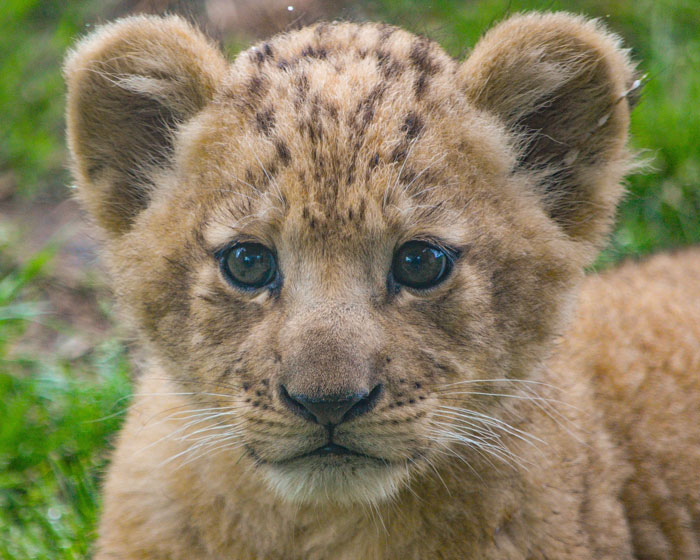
%> input picture Image Processing With Matlab/0005-Neighborhood-Processing/_image/cub.jpg, 700 x 560 px
$ octave exm_009_region_of_interest_filter.m   (GNU Octave 9; MATLAB toolbox functions it lacks are replaced by stand-ins)
%> lines starting %> are read from the running program, lines starting %| are printed output that depends on the picture; in (x1, y1, x2, y2) boxes, pixels count from 0 and x2, y2 are one past the last pixel; in counts of white or black regions, pixels touching at a corner belong together; the program's own positions count from 1
%%
im = rgb2gray(imread('_image/cub.jpg'));
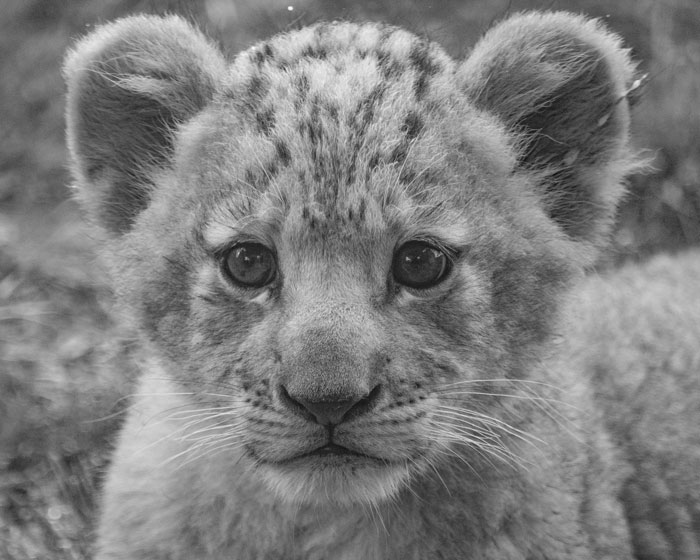
%> im: size 560x700 uint8; min 9, max 252, mean 126.5
%imshow(im), impixelinfo;

%% Make the polygon(region)
x = [342 200 201 254 415 507 535 397];
y = [161 234 365 492 492 394 263 174];

roi = roipoly(im, y, x);
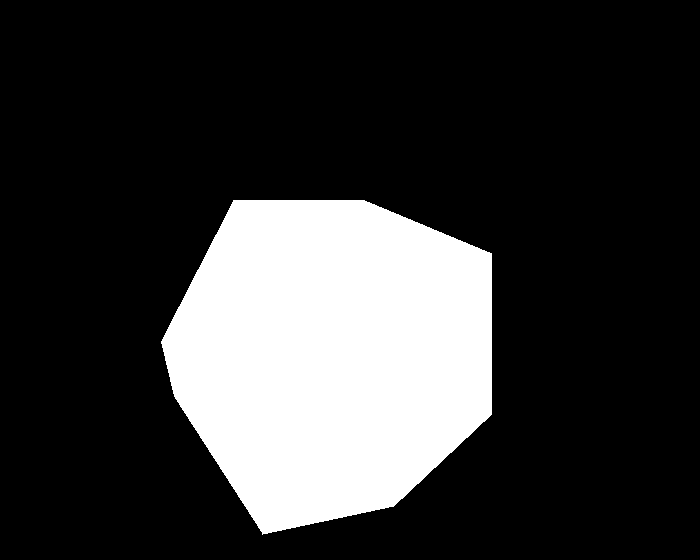
%> roi: size 560x700 logical; 21.6% white; 1 white region, box (x1, y1, x2, y2) and area: (161, 200, 492, 535) 84768

%% Sharp the region
I = [0 0 0; 0 1 0; 0 0 0];
f = fspecial('average');
m = 3*I - 2*f;

im1 = roifilt2(m, im, roi);

figure,
subplot(1, 2, 1), imshow(im);
subplot(1, 2, 2), imshow(im1);
title('Sharping Region');

%% Unsharping the region
im1 = roifilt2(fspecial('unsharp'), im, roi);

figure,
subplot(1, 2, 1), imshow(im);
subplot(1, 2, 2), imshow(im1);
title('Unsharping Region');

%% Blur the region
im1 = roifilt2(fspecial('average', 15), im, roi);

figure,
subplot(1, 2, 1), imshow(im);
subplot(1, 2, 2), imshow(im1);
title('Blur Region');

%% Laplacian filter
im1 = roifilt2(fspecial('laplacian'), im, roi);
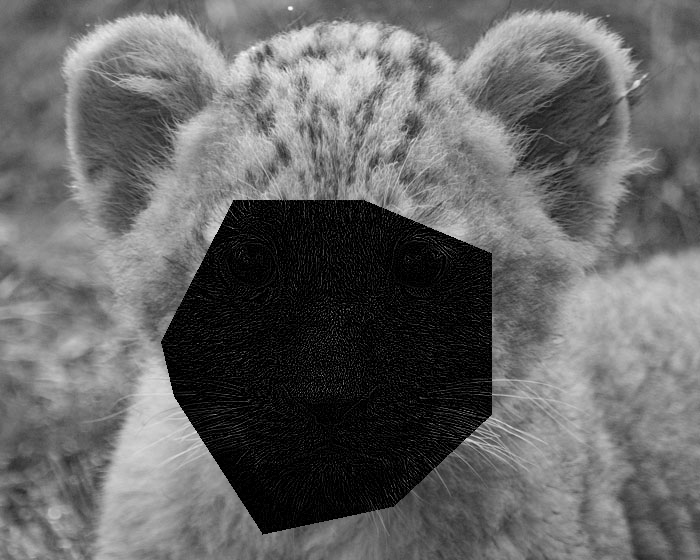
%> im1: size 560x700 uint8; min 0, max 252, mean 103.1

figure,
subplot(1, 2, 1), imshow(im);
subplot(1, 2, 2), imshow(im1);
title('Laplacian filter');

%% Gaussian filter
im1 = roifilt2(fspecial('gaussian', [5, 5], 40), im, roi);

figure,
subplot(1, 2, 1), imshow(im);
subplot(1, 2, 2), imshow(im1);
title('Gaussian filter');

$ run again, with Image Processing With Matlab/0005-Neighborhood-Processing/_image/apple.jpeg copied over Image Processing With Matlab/0005-Neighborhood-Processing/_image/cub.jpg
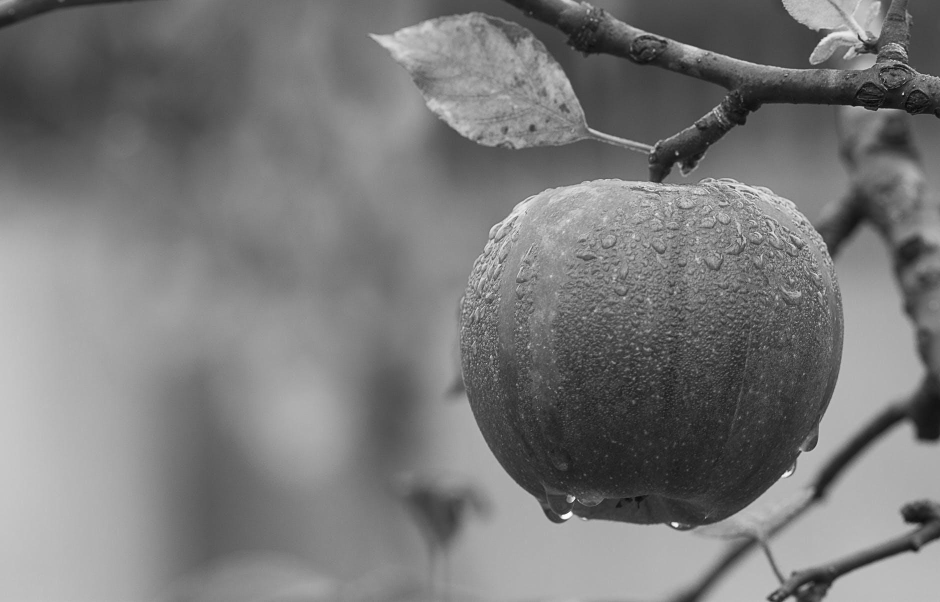
%> input picture Image Processing With Matlab/0005-Neighborhood-Processing/_image/apple.jpeg, 1880 x 1204 px (shown at 1/2 size)
%> im is the input picture: size 1204x1880 uint8; min 0, max 255, mean 121.2
%> `roi = roipoly(im, y, x);`:
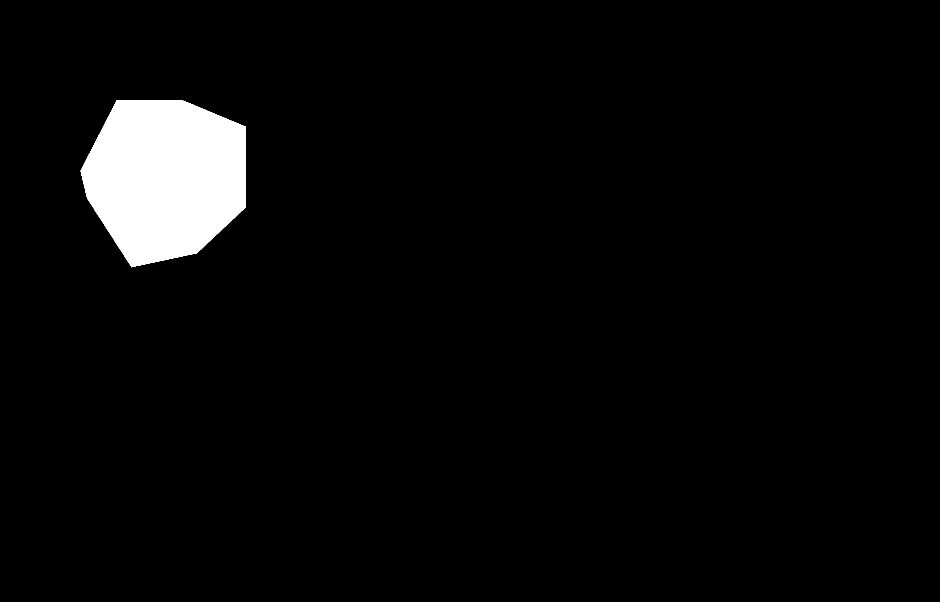
%> roi: size 1204x1880 logical (shown at 1/2 size); 3.7% white; 1 white region, box (x1, y1, x2, y2) and area: (161, 200, 492, 535) 84768
%> `im1 = roifilt2(fspecial('laplacian'), im, roi);`:
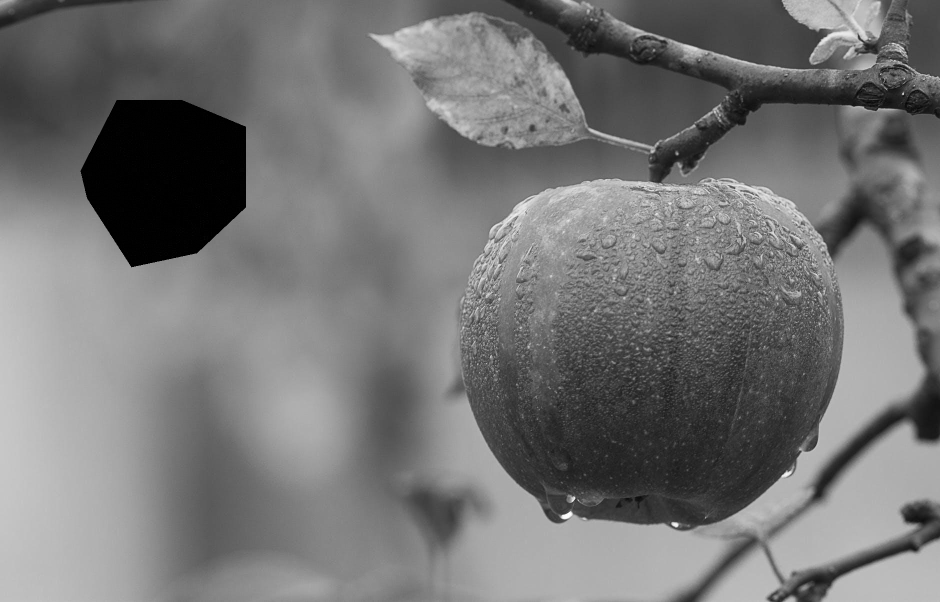
%> im1: size 1204x1880 uint8 (shown at 1/2 size); min 0, max 255, mean 117.1
